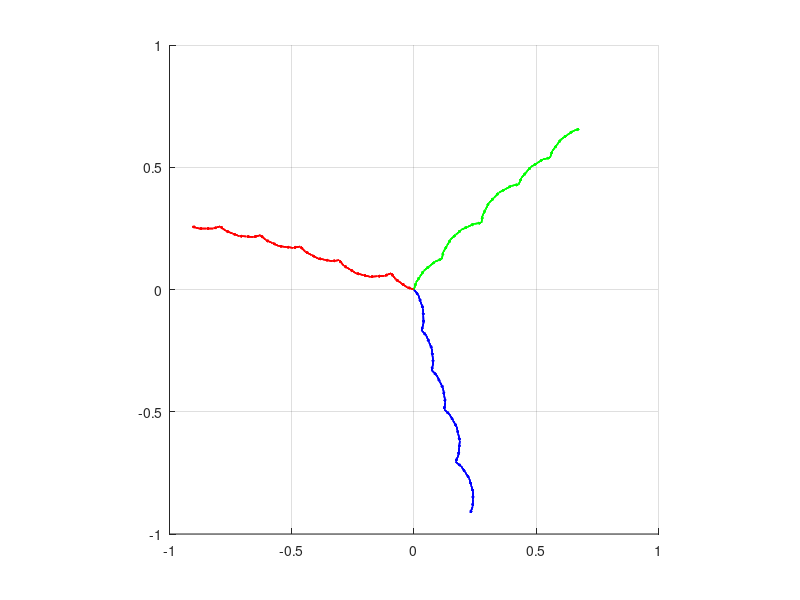
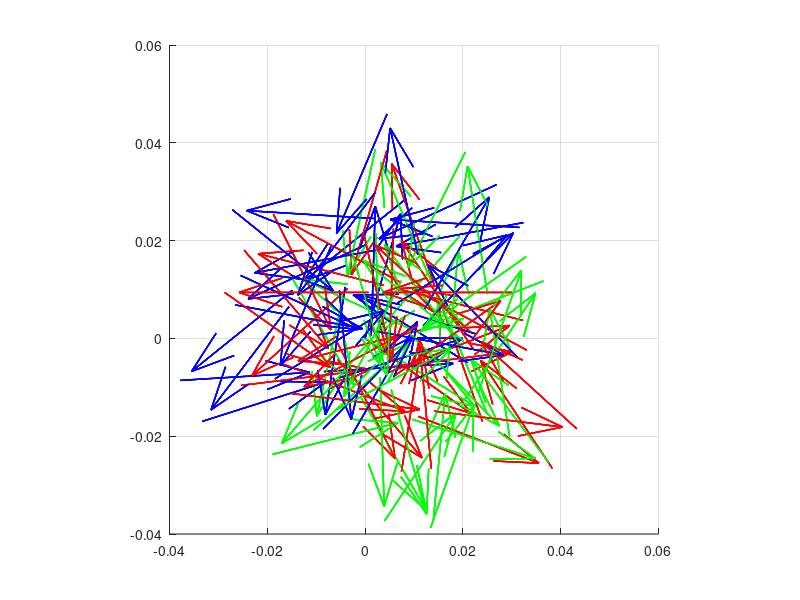
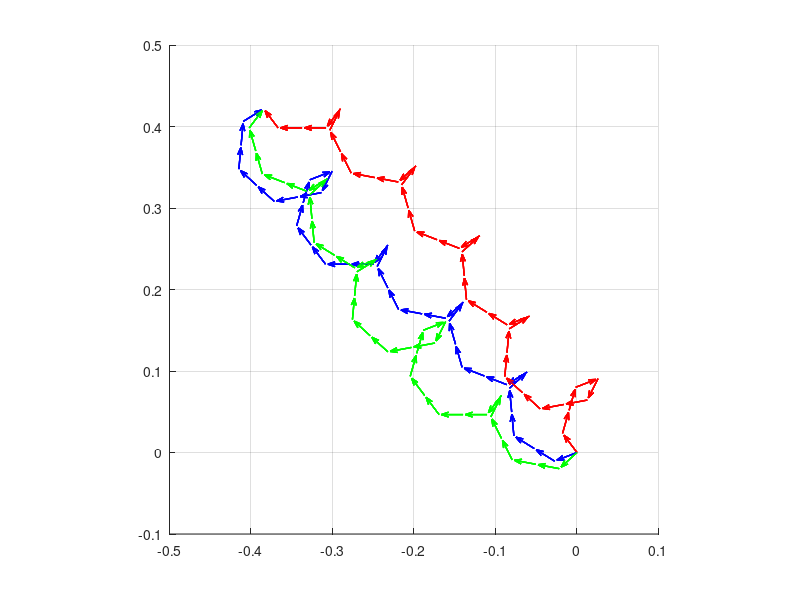
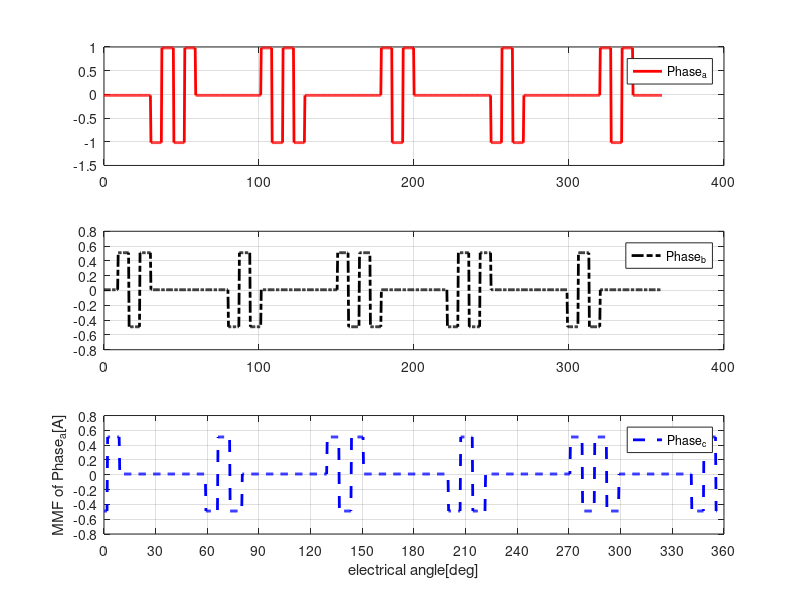

These figures' MATLAB source, in order:
%Ye gu Kang
%calculate winding factor
clear all
close all
clc;

phase_num=3;
Num_layers = 2;

% pole_number=1:1:10;
% slot_number=1:1:12;


pole_number=1:1:55;
slot_number=1:1:55;
harmonic_number=1:1:11;

for x = 1:length(slot_number)
    for y = 1:length(pole_number)
        for h=1:length(harmonic_number)
            pole_angle(x,y,h)=1./pole_number(y);
            pitch_angle(x,y,h)=1./slot_number(x);
            Beta(x,y,h)=(pitch_angle(x,y,h)-pole_angle(x,y,h))./pitch_angle(x,y,h);
            pitch_factor(x,y,h)=sin(pitch_angle(x,y,h)./pole_angle(x,y,h).*h*pi/2)*sin(h*pi/2);
            w=x/gcd(x,y*3);
            distribution_factor(x,y,h)=sin(h.*pi/2/phase_num)./w./sin(h.*pi/2./phase_num/w);
            %             Beta(x,y)=(pole_angle(x,y)-pitch_angle(x,y))./pole_angle(x,y);
            %             pitch_factor(x,y,h)=cos(Beta(x,y,h).*h*pi);
            %             if rem(h,2)~=1
            %                 pitch_factor(x,y,h)=0;
            %             end
            %             q=x/phase_num/y;
            %             gamma=pi/(y/x);
            %             distribution_factor(x,y,h)=sin(h.*q*gamma/2)./(q*sin(h.*gamma/2));
            
            %         skew_factor(x,y)=sin(z*pi.*pole_number/2./slot_number)/(z*pi.*pole_number/2./slot_number);
            %pg108
            %     q = Num_slots/(Num_poles*Num_phases)
            %     gamma = 2*pi/Num_slots;
            %     k_ph(h) = abs(sin(h*(Num_slots/2 - 2)/(Num_slots/2)*pi/2));
            %     k_dh(h) = abs(sin(h*q*gamma/2)/(q*sin(h*gamma/2)));
            
            winding_factor(x,y,h)=pitch_factor(x,y,h).*distribution_factor(x,y,h);
            
            if rem(x,3)~=0
                pitch_factor(x,y,h)=0;           distribution_factor(x,y,h)=0;           winding_factor(x,y,h)=0;
            end
            if rem(y,2)~=0
                pitch_factor(x,y,h)=0;           distribution_factor(x,y,h)=0;           winding_factor(x,y,h)=0;
            end
        end
    end
end

pole_number=46
slot_number=51
disp('distribution factor')
distribution_factor(slot_number,pole_number,:)
disp('pitch factor')
pitch_factor(slot_number,pole_number,:)
disp('widning factor')
winding_factor(slot_number,pole_number,:)
%%
%winding layout
q_denominator=pole_number*3/gcd(slot_number,pole_number*3)
q_numerator=slot_number/gcd(slot_number,pole_number*3)
num_zeros=q_denominator-q_numerator
seq_zero= num_zeros/q_numerator
sequence=[]
num_repeat=slot_number/q_numerator
% temp_num_zeros=ceil(seq_zero-0.5)
temp_num_zeros=round(seq_zero)
count_zeros=0
count_ones=0
for i = 1: num_repeat*q_numerator
    count_ones=count_ones+1
    sequence(count_ones+count_zeros)=1
    for x = 1:temp_num_zeros
        count_zeros=count_zeros+1
        sequence(count_ones+count_zeros)=0
    end
    
    if ((count_zeros/count_ones)>seq_zero)
        temp_num_zeros=floor(seq_zero)
    elseif((count_zeros/count_ones)<seq_zero)
        temp_num_zeros=ceil(seq_zero)
    elseif((count_zeros/count_ones)==seq_zero)
        temp_num_zeros=round(seq_zero)
    end
end

seq=[]
Dist=[-12, 11, -10, 12, -11, 10]
seq_count=1
seq_temp=0
for j=1:length(sequence)
    if (sequence(j)==1)
        seq(seq_count)=Dist(mod(j,6)+1)
        seq_count=seq_count+1
        seq(seq_count)=seq(seq_count-1)*-1
        seq_count=seq_count+1
    end
end

S1_u=[]
n=1
for x=1:length(seq)
    if (seq(x)==11)
        S1_u(n)=floor(x/2)+1
        n=1+n
    end
    if (seq(x)==-11)
        S1_u(n)=-floor(x/2)-1
        n=1+n
    end
end
S1_v=[]
n=1
for x=1:length(seq)
    if (seq(x)==12)
        S1_v(n)=floor(x/2)+1
        n=1+n
    end
    if (seq(x)==-12)
        S1_v(n)=-floor(x/2)-1
        n=1+n
    end
end
S1_w=[]
n=1
for x=1:length(seq)
    if (seq(x)==10)
        S1_w(n)=floor(x/2)+1
        n=1+n
    end
    if (seq(x)==-10)
        S1_w(n)=-floor(x/2)-1
        n=1+n
    end
end
% harmonic_num=9
num_harmonics=3
number_fig=1
for phase_shift=0:2*pi/number_fig:2*pi/number_fig*3
    %     phase_shift=0
    E_u=[];
    E_v=[];
    E_w=[];
    for x=1:length(S1_u)
        for y=1:num_harmonics
            E_u(x,y)=exp(1i*y*(abs(S1_u(x))*pi*pole_number/(slot_number)+phase_shift))*S1_u(x)/abs(S1_u(x))/2*3/slot_number  ;
            E_v(x,y)=exp(1i*y*(abs(S1_v(x))*pi*pole_number/(slot_number)+phase_shift))*S1_v(x)/abs(S1_v(x))/2*3/slot_number  ;
            E_w(x,y)=exp(1i*y*(abs(S1_w(x))*pi*pole_number/(slot_number)+phase_shift))*S1_w(x)/abs(S1_w(x))/2*3/slot_number  ;
            
            %                E_u(x,y)=1/y.*exp(1i*y*(abs(S1_u(x))*pi*pole_number/(slot_number)+phase_shift))*S1_u(x)/abs(S1_u(x))/2*3/slot_number  ;
            %             E_v(x,y)=1/y.*exp(1i*y*(abs(S1_v(x))*pi*pole_number/(slot_number)+phase_shift))*S1_v(x)/abs(S1_v(x))/2*3/slot_number  ;
            %             E_w(x,y)=1/y
            
            %
            %             E_u(x,y)=exp(1i*y*((S1_u(x))*pi*pole_number/(slot_number)+phase_shift))*S1_u(x)/abs(S1_u(x))/2*3/slot_number  ;
            %             E_v(x,y)=exp(1i*y*((S1_v(x))*pi*pole_number/(slot_number)+phase_shift))*S1_v(x)/abs(S1_v(x))/2*3/slot_number  ;
            %             E_w(x,y)=exp(1i*y*((S1_w(x))*pi*pole_number/(slot_number)+phase_shift))*S1_w(x)/abs(S1_w(x))/2*3/slot_number  ;
        end
    end
    
    for y=1:num_harmonics
        E_u_real_old(y)=0;
        E_u_imag_old(y)=0;
        E_v_real_old(y)=0;
        E_v_imag_old(y)=0;
        E_w_real_old(y)=0;
        E_w_imag_old(y)=0;
        for x=1:length(S1_u)
            
            figure(y)
            hold on
            grid on
            axis square
            %             axis([-1/y 1/y -1/y 1/y])
            quiver(E_u_real_old(y),E_u_imag_old(y),real(E_u(x,y)),imag(E_u(x,y)),'AutoScale', 'on','Color','r','lineWidth',1)%,'MaxHeadSize',4)
            E_u_real_old(y)=E_u_real_old(y)+real(E_u(x,y));
            E_u_imag_old(y)=E_u_imag_old(y)+imag(E_u(x,y));
            
            quiver(E_v_real_old(y),E_v_imag_old(y),real(E_v(x,y)),imag(E_v(x,y)),'AutoScale', 'on','Color','b','lineWidth',1)%,'MaxHeadSize',4)
            E_v_real_old(y)=E_v_real_old(y)+real(E_v(x,y));
            E_v_imag_old(y)=E_v_imag_old(y)+imag(E_v(x,y));
            
            quiver(E_w_real_old(y),E_w_imag_old(y),real(E_w(x,y)),imag(E_w(x,y)),'AutoScale', 'on','Color','g','lineWidth',1)%,'MaxHeadSize',4)
            E_w_real_old(y)=E_w_real_old(y)+real(E_w(x,y));
            E_w_imag_old(y)=E_w_imag_old(y)+imag(E_w(x,y));
            
            
        end
    end
    
    WF=abs(sum(E_v))
    WF=abs(sum(E_u))
    WF=abs(sum(E_w))
end
%%
Num_coilset=slot_number/phase_num*Num_layers/2;
Num_coilturns = 1;
Phase_current=1;
Num_series=1;
Num_parallel=1;
angle_slot=360/slot_number;
%slots per pole per phase
q = slot_number/(pole_number*phase_num)
%slot span angle
Num_step=2^10;
theta = linspace(0,360,Num_step-1);

seq1=seq([end 1:end-1])

coil_a=[]
n=1
for m=1:2:length(seq1)
    temp_coil=0
    for x=1:2
        if (seq1(m+x-1)==11)
            temp_coil=temp_coil+1;
            
        elseif (seq1(m+x-1)==-11)
            temp_coil=-1+temp_coil;
        else
            temp_coil=0+temp_coil;
        end
        
    end
    coil_a(n)=temp_coil
    n=1+n
end

coil_b=coil_a([ end-(slot_number/3)+1:end 1:end-(slot_number/3) ])
coil_c=coil_a([ end-(2*slot_number/3)+1:end 1:end-(2*slot_number/3) ])

amplitude_a=0;amplitude_b=0;amplitude_c=0;
area_a=0;area_b=0;area_c=0;
temp_angle=360/slot_number;
j=1;
% Phase_a_windingfunction=zeros(1,length(theta));
for i = 1:1:length(theta)
    if(theta(i)>temp_angle)
        amplitude_a=amplitude_a-coil_a(j);
        amplitude_b=amplitude_b-coil_b(j);
        amplitude_c=amplitude_c-coil_c(j);
        temp_angle=temp_angle+360/slot_number;
        j=j+1;
    end
    Phase_a_windingfunction(i) = amplitude_a*Num_coilturns;
    Phase_b_windingfunction(i) = amplitude_b*Num_coilturns;
    Phase_c_windingfunction(i) = amplitude_c*Num_coilturns;
    area_a=Phase_a_windingfunction(i)+area_a;
    area_b=Phase_b_windingfunction(i)+area_b;
    area_c=Phase_c_windingfunction(i)+area_c;
end
Phase_a_windingfunction(end)=Phase_a_windingfunction(1);
Phase_b_windingfunction(end)=Phase_b_windingfunction(1);
Phase_c_windingfunction(end)=Phase_c_windingfunction(1);

offset_a=area_a/length(theta);
offset_b=area_b/length(theta);
offset_c=area_c/length(theta);
Phase_a_windingfunction=Phase_a_windingfunction-offset_a;
Phase_b_windingfunction=Phase_b_windingfunction-offset_b;
Phase_c_windingfunction=Phase_c_windingfunction-offset_c;

MMF_a=Phase_a_windingfunction*Phase_current*cos(pi/180);
MMF_b=Phase_b_windingfunction*Phase_current*cos((120)*pi/180);
MMF_c=Phase_c_windingfunction*Phase_current*cos((240)*pi/180);


deg_shift=37.5;
k=round(Num_step/360*deg_shift);
MMF_a=MMF_a([ end-k+1:end 1:end-k ]);
MMF_b=MMF_b([ end-k+1:end 1:end-k ]);
MMF_c=MMF_c([ end-k+1:end 1:end-k ]);

MMF=MMF_a+MMF_b+MMF_c;
figure(111)
subplot(3,1,1)
plot(theta,MMF_a,'r','linewidth',2)
grid on
legend('Phase_a')
subplot(3,1,2)
plot(theta,MMF_b,'black-.','linewidth',2)
grid on
legend('Phase_b')
subplot(3,1,3)
plot(theta,MMF_c,'b--','linewidth',2)
legend('Phase_c')
grid on
xlim([0 360])
% ylim([-44 44])
xlabel('electrical angle[deg]')
ylabel('MMF of Phase_a[A]')
set(gca,'XTick',0:30:360)

figure(112)
hold on
plot(theta,MMF)
grid on
xlim([0 360])
xlabel('electrical angle[deg]')
ylabel('MMF of three phase winding[A]')
set(gca,'XTick',0:30:360)


Num_harmonics=15;
N=length(Phase_a_windingfunction); %get the number of points
k=0:N-1;     %create a vector from 0 to N-1
T=1;      %get the frequency interval
freq=k/T;    %create the frequency range
amp_square=4/pi*Num_coilturns*(slot_number/phase_num/2);
X_mmf_a=abs(fft(MMF_a))/N*2/amp_square;
X_mmf=abs(fft(MMF))/N*2/(amp_square*3/2);
cutOff = ceil(N/2);
X_mmf_a = X_mmf_a(1:Num_harmonics+1);
X_mmf = X_mmf(1:Num_harmonics+1);
freq = freq(1:Num_harmonics+1);
figure(113)
stem(freq,X_mmf_a.*freq);
xlabel('Harmnonics')
ylabel('Amplitude')
figure(114)
stem(freq,X_mmf.*freq);
xlabel('Harmnonics')
ylabel('Amplitude')

THD_MMF_a = sqrt(sum(X_mmf_a(3:Num_harmonics+1).^2))/X_mmf_a(2)
THD_MMF = sqrt(sum(X_mmf(3:Num_harmonics+1).^2))/X_mmf(2)


gamma = 2*pi/slot_number;
N_t=Num_coilturns*(slot_number/phase_num);
%Calculate winding factor and THD analytically
for h = 1:2:Num_harmonics
    k_ph(h) = abs(sin(h*(slot_number/2 - 2)/(slot_number/2)*pi/2));
    k_dh(h) = abs(sin(h*q*gamma/2)/(q*sin(h*gamma/2)));
    k_h(h) = k_ph(h)*k_dh(h);
    MMF_harmonics(h) = (4/pi)*(N_t/(pole_number))*1/h*k_h(h);
end
THD_MMF_a_analytical = sqrt(sum(MMF_harmonics(2:Num_harmonics).^2))/MMF_harmonics(1)
%for MMF of three phase, exclude 3rd and mupliples of 3rd harmonics
sum_har=0;
for i=2:Num_harmonics
    if(mod(i,3)~=0)
        sum_har=MMF_harmonics(i)^2+sum_har;
    end
end
THD_MMF_analytical = sqrt(sum_har)/MMF_harmonics(1)


